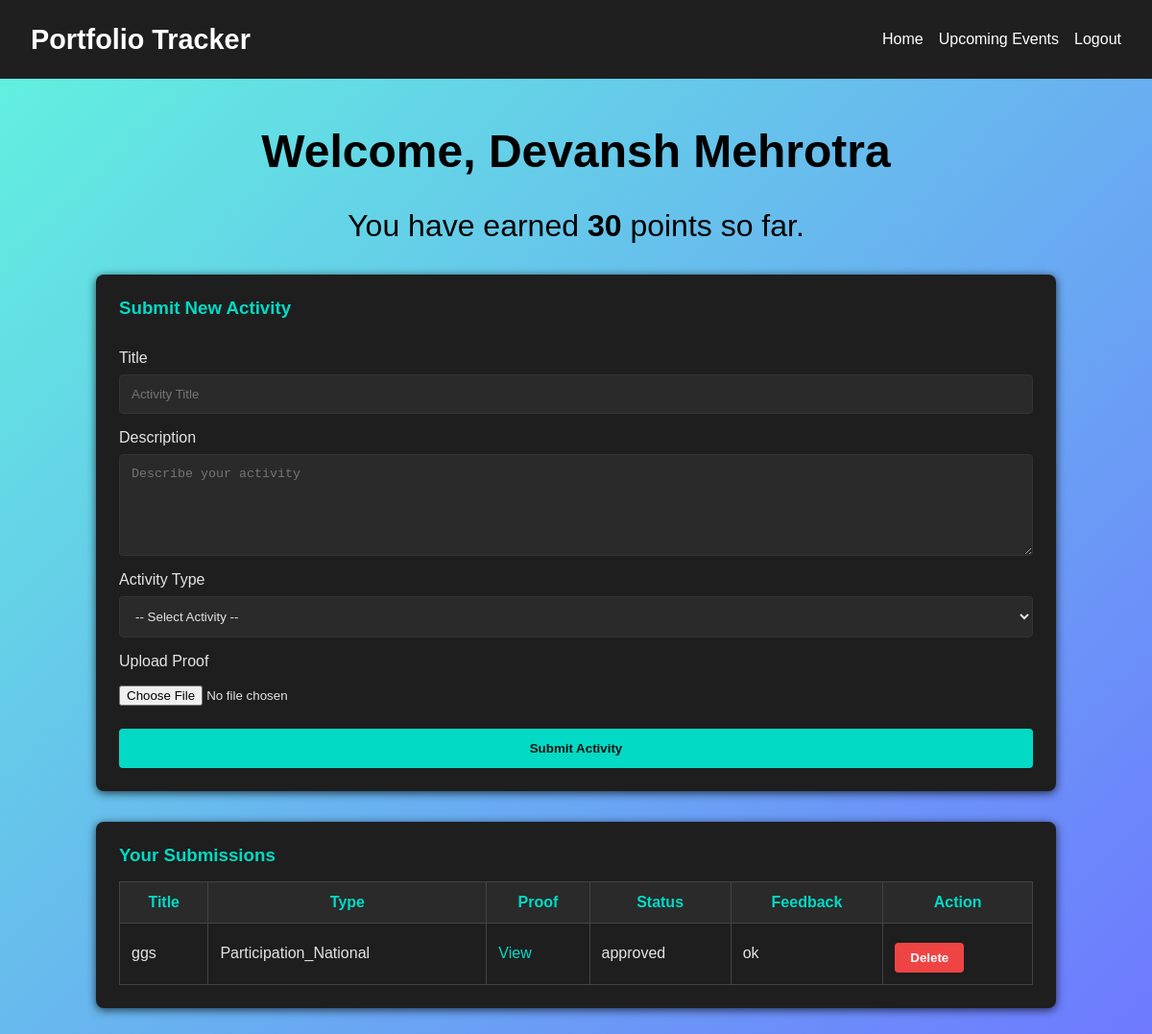
Before: /student (signed in) with the older database file.
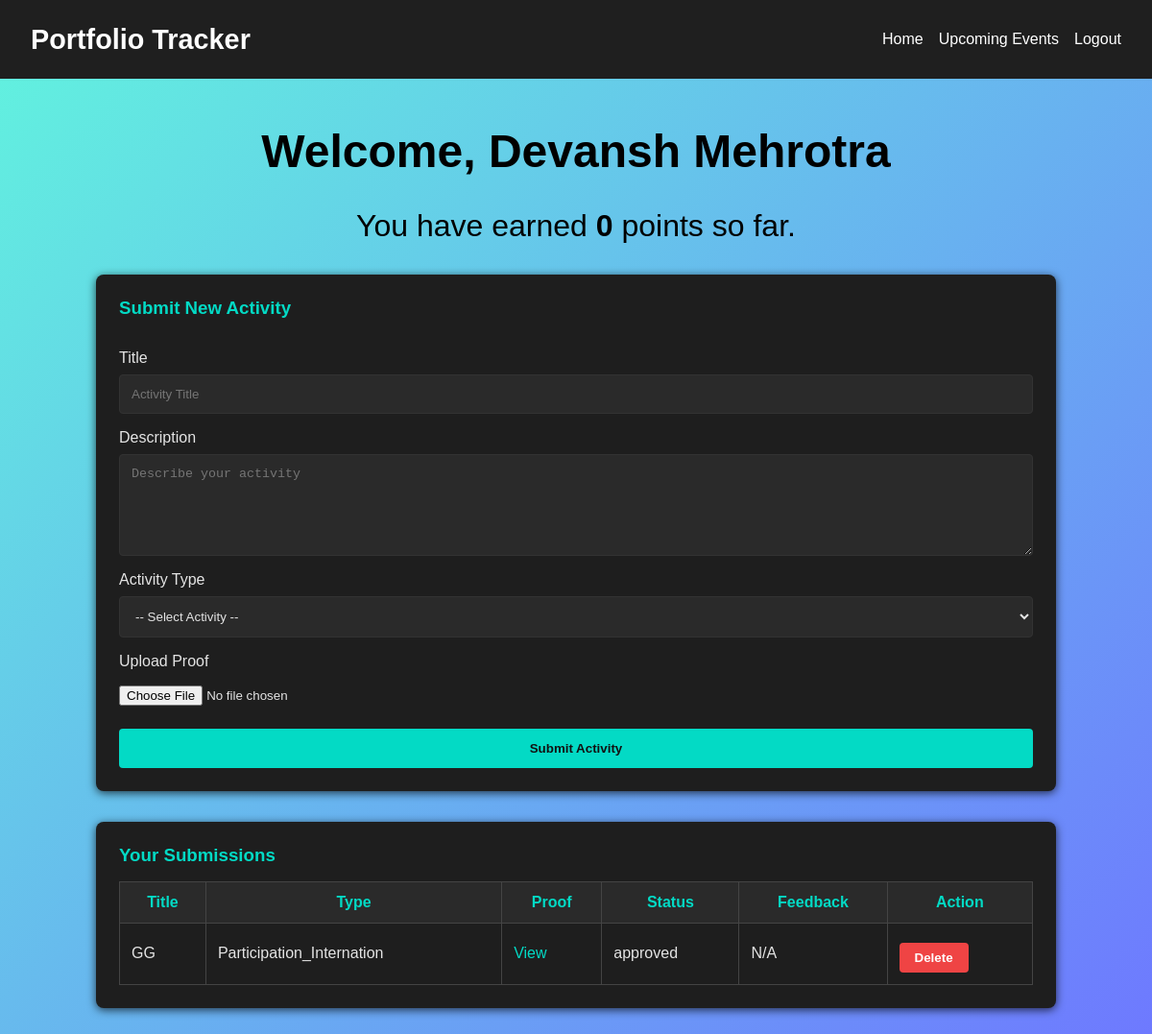
After: the same page with the newer database file.
### database.py (models this page shows)
class User(db.Model):
    id = db.Column(db.Integer, primary_key=True)
    name=db.Column(db.String(100), nullable=True    )
    email = db.Column(db.String(100), unique=True, nullable=False)
    password = db.Column(db.String(200), nullable=False)
    role = db.Column(db.String(10), nullable=False)  # 'student' or 'faculty'
    usn = db.Column(db.String(20), unique=True, nullable=True)  # Changed to nullable=True
    points = db.Column(db.Integer, default=0)

class Activity(db.Model):
    id = db.Column(db.Integer, primary_key=True)
    title = db.Column(db.String(200), nullable=False)
    description = db.Column(db.Text, nullable=False)
    proof = db.Column(db.String(200), nullable=False)
    status = db.Column(db.String(20), default='pending')  # 'pending', 'approved', 'rejected'
    feedback = db.Column(db.Text)  # faculty feedback
    activity_type = db.Column(db.String(50))  # e.g., 'journal_q1q2', 'blood_donation', etc.
    student_id = db.Column(db.Integer, db.ForeignKey('user.id'), nullable=False)
    student = db.relationship('User', backref=db.backref('activities', lazy=True))

### app.py (the view)
@app.route('/student')
def student_dashboard():
    if 'user_id' not in session:
        flash('Please login first.', 'error')
        return redirect(url_for('login'))
    user = User.query.get(session['user_id'])
    db.session.refresh(user)  # Refresh user data
    if user.points >= 100:
        flash('You have reached 100 points and cannot submit more activities.', 'info')
    activities = Activity.query.filter_by(student_id=user.id).all()
    return render_template('student.html', user=user, activities=activities)

### templates/student.html (shortened to what this page needs)
<!DOCTYPE html>
<html>
<head>
</head>
<body>
    <nav class="navbar">
        <h1>Portfolio Tracker</h1>
        <ul class="nav-links">
            <li><a href="{{ url_for('home') }}">Home</a></li>
            <li><a href="{{ url_for('upcoming_events') }}">Upcoming Events</a></li>
            <li><a href="{{ url_for('logout') }}">Logout</a></li>
        </ul>
    </nav>
    <div class="dashboard-container">
        <h2 class="dashboard-title">Welcome, {{ user.name }}</h2>
        <p class="dashboard-subtitle">You have earned <strong>{{ user.points }}</strong> points so far.</p>
        {% if user.points < 100 %}
        <div class="card submission-form">
            <h3>Submit New Activity</h3>
            <form method="POST" action="{{ url_for('submit_activity') }}" enctype="multipart/form-data">
                <label>Title</label>
                <input type="text" name="title" placeholder="Activity Title" required>
                <label>Description</label>
                <textarea name="description" placeholder="Describe your activity" required></textarea>
                <label>Activity Type</label>
                <select name="activity_type" required>
                    <option value="">-- Select Activity --</option>
                </select>
                <label>Upload Proof</label>
                <input type="file" name="proof" required>
                <button type="submit">Submit Activity</button>
            </form>
        </div>
        {% else %}
        <div class="alert">
            <p>You have reached 100 points. No further submissions are allowed.</p>
        </div>
        {% endif %}
        <div class="card activity-list">
            <h3>Your Submissions</h3>
            {% if activities %}
            <table>
                <thead>
                    <tr>
                        <th>Title</th>
                        <th>Type</th>
                        <th>Proof</th>
                        <th>Status</th>
                        <th>Feedback</th>
                        <th>Action</th>
                    </tr>
                </thead>
                <tbody>
                    {% for activity in activities %}
                    <tr>
                        <td>{{ activity.title }}</td>
                        <td>{{ activity.activity_type }}</td>
                        <td><a href="{{ url_for('uploaded_file', filename=activity.proof) }}" target="_blank">View</a></td>
                        <td>{{ activity.status }}</td>
                        <td>{{ activity.feedback or 'N/A' }}</td>
                        <td>
                            <form method="POST" action="{{ url_for('delete_activity', activity_id=activity.id) }}">
                                <button type="submit" class="delete-button">Delete</button>
                            </form>
                        </td>
                    </tr>
                    {% endfor %}
                </tbody>
            </table>
            {% else %}
            <p>No submissions yet.</p>
            {% endif %}
        </div>
    </div>
</body>
</html>

### templates/student.html (style rules this page uses)
body { background: linear-gradient(135deg, #61f4de, #6e78ff); background-blend-mode: hard-light; margin: 0; padding: 0; font-family: 'Montserrat', sans-serif; color: #e4e4e4; }
.navbar { background-color: #1f1f1f; padding: 1rem 2rem; display: flex; justify-content: space-between; align-items: center; }
.navbar h1 { margin: 0; font-size: 1.8rem; color: #ffffff; }
.nav-links { list-style: none; display: flex; gap: 1rem; }
.nav-links li a { color: #ffffff; text-decoration: none; font-weight: 500; transition: color 0.2s ease-in-out; }
.dashboard-container { max-width: 1000px; margin: 3rem auto; padding: 0 1rem; }
.dashboard-title { text-align: center; font-size: 3rem; margin-bottom: 0.5rem; color: #000000; }
.dashboard-subtitle { text-align: center; font-size: 2rem; margin-bottom: 2rem; color: #000000; }
.card { background-color: #1e1e1e; border-radius: 8px; padding: 1.5rem; margin-bottom: 2rem; box-shadow: 0 2px 10px rgba(0,0,0,0.7); }
.card h3 { margin-top: 0; color: #03dac5; margin-bottom: 1rem; }
.submission-form form { display: flex; flex-direction: column; }
.submission-form form label { margin-top: 1rem; font-weight: 500; }
.submission-form form input[type="text"], .submission-form form textarea, .submission-form form select { margin-top: 0.5rem; padding: 0.75rem; border: 1px solid #333333; border-radius: 4px; background-color: #2a2a2a; color: #e4e4e4; }
.submission-form form textarea { min-height: 80px; }
.submission-form form input[type="file"] { margin-top: 1rem; }
.submission-form form button { background-color: #03dac5; color: #121212; border: none; padding: 0.8rem 1.2rem; border-radius: 4px; cursor: pointer; font-weight: 600; margin-top: 1.5rem; transition: background-color 0.2s ease-in-out; }
.activity-list table { width: 100%; border-collapse: collapse; margin-top: 1rem; }
.activity-list table th, .activity-list table td { padding: 0.75rem; border: 1px solid #444444; }
.activity-list table th { background-color: #2a2a2a; color: #03dac5; font-weight: 600; }
.activity-list table td a { color: #03dac5; text-decoration: none; }
.delete-button { background-color: #ef4444; color: #ffffff; margin-top: 0.5rem; border: none; padding: 0.5rem 1rem; border-radius: 4px; cursor: pointer; font-weight: 600; transition: background-color 0.2s ease-in-out; }

Changed rows visible on the page:
changed User "Devansh Mehrotra": points "30" → "0"
changed Activity "approved": title "ggs" → "GG"; activity_type "Participation_National" → "Participation_Internation"; feedback "ok" → "N/A"
